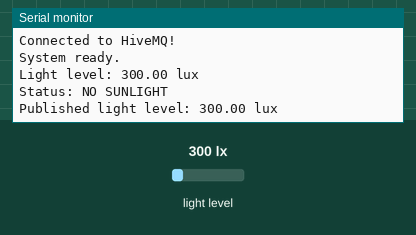
A sketch run on a simulated Arduino Nano 33 IoT. On the bench: the last lines printed to the serial monitor. Inputs (shaded band) come from the test bench; at power-on: light level 300 lx. WiFi joins after 1.5 s; servers stay silent unless stated; random numbers use the default seed unless the sketch sets one; no MQTT or app messages arrive unless stated.

Above: at 6.7 s.
6.8 s: light level set to 500 lx
At 11.0 s:
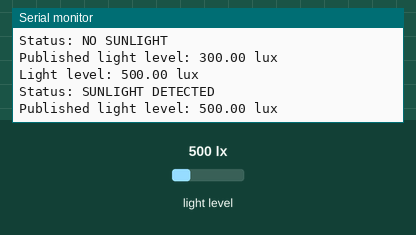
17.0 s: light level set to 40 lx
At 21.1 s:
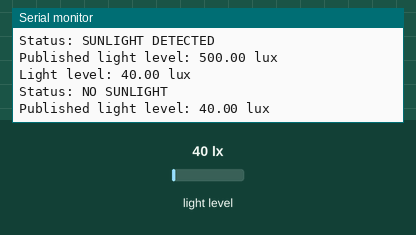
Timing chart, 0 to 22.6 s (numbered marks = the images above; inputs shaded):
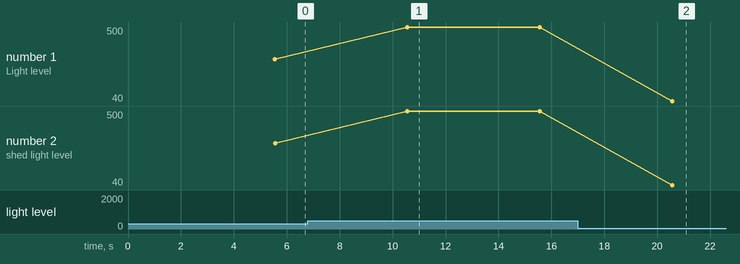

The sketch:

3.1p.ino
```cpp
#include <WiFiNINA.h>          // it provides Wi-Fi functions for the Nano 33 IoT
#include <PubSubClient.h>      // it provides MQTT communication
#include <Wire.h>              // this enables I2C communication
#include <BH1750.h>            //  this library is  for the BH1750 light sensor


// Wi-Fi configuration
#define WIFI_SSID "Parul"
#define WIFI_PASSWORD "aadvik2605"


// HiveMQ Cloud configuration
#define MQTT_SERVER "974977aac2d241c0a11474b272695f80.s1.eu.hivemq.cloud"
#define MQTT_PORT 8883// Port 8883 is used for secure MQTT communication.

#define MQTT_USER "Parul"
#define MQTT_PASSWORD "Parul2605"

// MQTT topic used to send terrarium light information
#define MQTT_TOPIC "parul/sunlight"


// Light threshold
// If the measured lux is greater than this value,the system considers the terrarium to be receiving sunlight.

const float SUNLIGHT_THRESHOLD = 500.0;


WiFiSSLClient secureClient;
PubSubClient mqttClient(secureClient);
BH1750 lightMeter;


// Connecting the Arduino to the Wi-Fi network
void connectWiFi()
{
    Serial.println("Connecting to Wi-Fi...");

    while (WiFi.status() != WL_CONNECTED)
    {
        WiFi.begin(WIFI_SSID, WIFI_PASSWORD);
        delay(2000);

        Serial.print(".");
    }

    Serial.println();
    Serial.println("Wi-Fi connection successful!");

    // Display the IP address assigned to the Arduino
    Serial.print("Arduino IP address: ");
    Serial.println(WiFi.localIP());
}


// Connecting the Arduino to the HiveMQ MQTT broker
void connectMQTT()
{
    while (!mqttClient.connected())
    {
        Serial.println("Connecting to HiveMQ MQTT broker...");


        String clientID = "TerrariumArduino-";
        clientID += String(random(1000, 9999));

        if (mqttClient.connect(clientID.c_str(), MQTT_USER, MQTT_PASSWORD))
        {
            Serial.println("Connected to HiveMQ!");
        }
        else
        {

            Serial.print("MQTT connection failed. State: ");
            Serial.println(mqttClient.state());

            Serial.println("Trying again in 5 seconds...");
            delay(5000);
        }
    }
}


void setup()
{
    Serial.begin(115200);
    delay(2000);

    Serial.println();
    Serial.println("");
    Serial.println("Terrarium Light Monitoring System");
    Serial.println("");


    Wire.begin();


    if (lightMeter.begin())
    {
        Serial.println("BH1750 initialised successfully.");
    }
    else
    {
        // Stop the program if the sensor cannot be detected
        Serial.println("ERROR: BH1750 sensor not detected.");

        while (true)
        {
            delay(1000);
        }
    }
    connectWiFi();
    mqttClient.setServer(MQTT_SERVER, MQTT_PORT);
    connectMQTT();

    Serial.println("System ready.");
}

void loop()
{

    if (WiFi.status() != WL_CONNECTED)
    {
        Serial.println("Wi-Fi connection lost.");
        connectWiFi();
    }
    if (!mqttClient.connected())
    {
        connectMQTT();
    }

    mqttClient.loop();

    float lux = lightMeter.readLightLevel();

    if (lux < 0)
    {
        Serial.println("Invalid BH1750 reading.");
        delay(1000);
        return;
    }

    bool sunlightDetected = lux >= SUNLIGHT_THRESHOLD;


    Serial.print("Light level: ");
    Serial.print(lux);
    Serial.println(" lux");

    if (sunlightDetected)
    {
        Serial.println("Status: SUNLIGHT DETECTED");
    }
    else
    {
        Serial.println("Status: NO SUNLIGHT");
    }


    String lightMessage = String(lux, 2);


if (mqttClient.publish(MQTT_TOPIC, lightMessage.c_str()))
{
    Serial.print("Published light level: ");
    Serial.print(lightMessage);
    Serial.println(" lux");
}
else
{
    Serial.println("MQTT publish failed.");
}


    delay(5000);
}
```

Measured:
- after the input at 6.8 s, the serial monitor: prints a new line after 3.8 s (image 1)
- after the input at 17.0 s, the serial monitor: prints a new line after 3.6 s (image 2)
- plotted number 1: 300 → 500 after the input at 6.8 s, 500 → 40 after the input at 17.0 s
- plotted number 2: 300 → 500 after the input at 6.8 s, 500 → 40 after the input at 17.0 s
